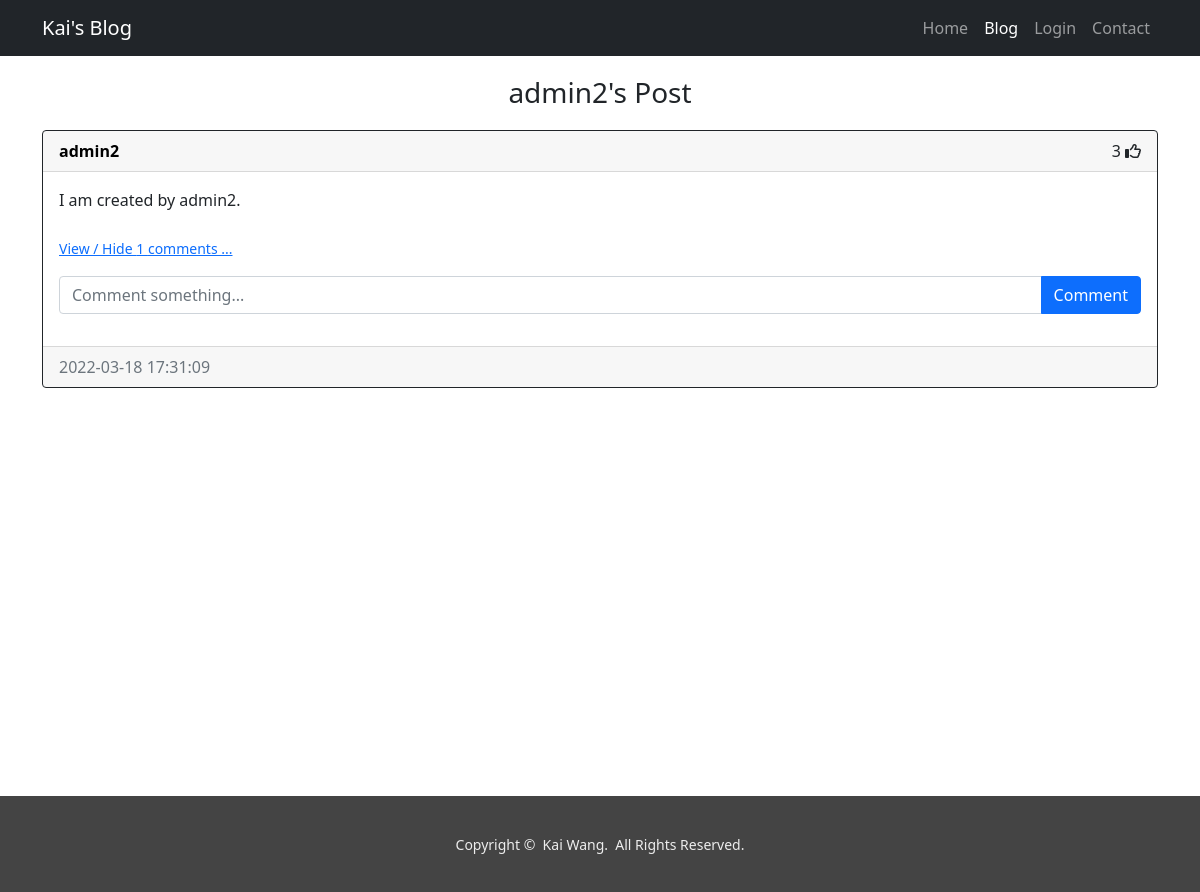
Page /blog/posts/admin2 on the committed database.
### server/models.py (models this page shows)
class User(db.Model, UserMixin):
    id = db.Column(db.Integer, primary_key=True)
    email = db.Column(db.String(150), unique=True)
    username = db.Column(db.String(150), unique=True)
    password = db.Column(db.String(150))
    invited = db.Column(db.Boolean)
    date_created = db.Column(db.DateTime(timezone=True), default=func.now())
    posts = db.relationship('Post', backref='user', passive_deletes=True)
    comments = db.relationship('Comment', backref='user', passive_deletes=True)
    likes = db.relationship('Like', backref='user', passive_deletes=True)

class Post(db.Model):
    id = db.Column(db.Integer, primary_key=True)
    text = db.Column(db.Text, nullable=False)
    date_created = db.Column(db.DateTime(timezone=True), default=func.now())
    author = db.Column(db.Integer, db.ForeignKey('user.id', ondelete="CASCADE"), nullable=False)
    comments = db.relationship('Comment', backref='post', passive_deletes=True)
    likes = db.relationship('Like', backref='post', passive_deletes=True)

### server/blogpage.py (the view)
@blogpage.route('/posts/<username>')
def posts(username):
    user = User.query.filter_by(username=username).first()
    if not user:
        flash(f'No user with username: "{username}" exists.', category='error')
        return redirect(url_for('blogpage.blog'))
    posts = user.posts
    return render_template('posts.html', user=current_user, username=username, posts=posts[::-1])

### server/templates/posts.html (shortened to what this page needs)
{% extends "blog.html" %}
{% block header %}{{username}}'s Post{% endblock %}

### server/templates/blog.html (shortened to what this page needs)
{% extends "template.html" %}
{% block css %}<link rel="stylesheet" type="text/css" href="{{url_for('static', filename='styles/blogpage.css')}}">{% endblock %}
{% block navbar %}
<nav class="navbar navbar-expand-lg navbar-dark bg-dark navbarScroll">
    <div class="container">
        <a class="navbar-brand" href="/blog">Kai's Blog</a>
        <div class="collapse navbar-collapse" id="navbarSupportedContent">
            <ul class="navbar-nav ms-auto">
                <li class="nav-item">
                    <a class="nav-link" href="/home">Home</a>
                </li>
                <li class="nav-item">
                    <a class="nav-link active" href="/blog">Blog</a>
                </li>
                <li class="nav-item">
                    {% if user.is_authenticated %}
                    <a class="nav-link" href="/blog/logout">Logout</a>
                    {% else %}
                    <a class="nav-link" href="/blog/login">Login</a>
                    {% endif %}
                </li>
                <li class="nav-item">
                    <a class="nav-link" href="/home#contact">Contact</a>
                </li>
            </ul>
        </div>
    </div>
</nav>
{% endblock %}
{% block content %}
<div class="container content-block">
    <h3 align="center" class="spacer">{% block header %}Lastest Posts{% endblock %}</h3>
    <div id="posts">
        {% for post in posts %}
        <div class="card border-dark">
            <div class="card-header d-flex justify-content-between align-items-center">
                <a class="username" href="/blog/posts/{{ post.user.username }}">{{ post.user.username }}</a>
                <div>
                    <span id="like-count-{{post.id}}">{{ post.likes|length }}</span>
                    {% if user.id in post.likes|map(attribute="author")|list %}
                    <i class="fa-solid fa-thumbs-up" id="like-button-{{post.id}}" onclick="like({{post.id}})"></i>
                    {% else %}
                    <i class="fa-regular fa-thumbs-up" id="like-button-{{post.id}}" onclick="like({{post.id}})"></i>
                    {% endif %}
                </div>
            </div>
            <div class="card-body">
                <div class="card-text">{{ post.text }}</div>
                <br />
                <p class="card-text">
                    {% if post.comments|length > 0 %}
                    <a data-bs-toggle="collapse" href="#comments-{{post.id}}" role="button">
                        <small>View / Hide {{post.comments|length}} comments ...</small>
                    </a>
                    {% else %}
                    <small class="text-muted">No comments</small>
                    {% endif %}
                </p>
                <form class="input-group mb-3" method="POST" action="/blog/create-comment/{{post.id}}">
                    <input type="text" id="text" name="text" class="form-control" placeholder="Comment something..." />
                    <button type="submit" class="btn btn-primary">Comment</button>
                </form>
            </div>
            <div class="card-footer text-muted">
                {{ post.date_created }}
            </div>
        </div>
        <br/>
        {% endfor %}
    </div>
</div>
{% endblock %}

### server/static/styles/blogpage.css (style rules this page uses)
.content-block { min-height: 90vh; }
.spacer { margin: 20px; }
.username { font-weight: bold; text-decoration: none; color:black; margin-right: 10px; }

### rows in the picture
User: username "admin2"
Post: user.username "admin2", likes|length "3", text "I am created by admin2.", comments|length "1", date_created "2022-03-18 17:31:09"
